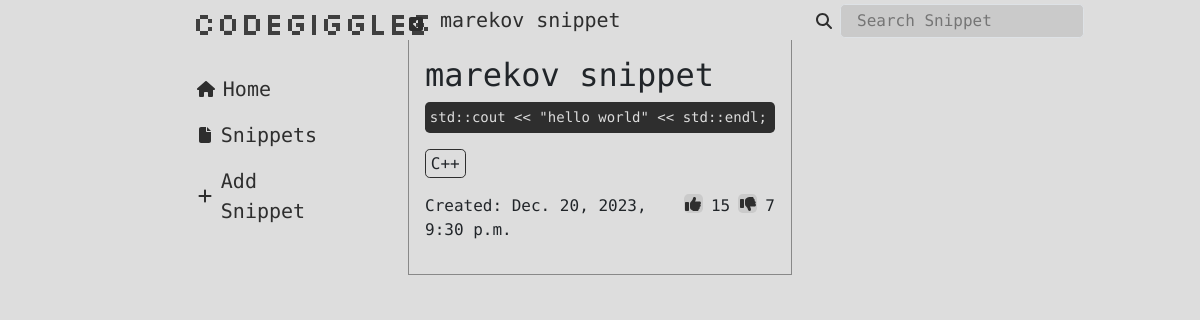
/snippets/10/, run on an earlier commit of the app's database.
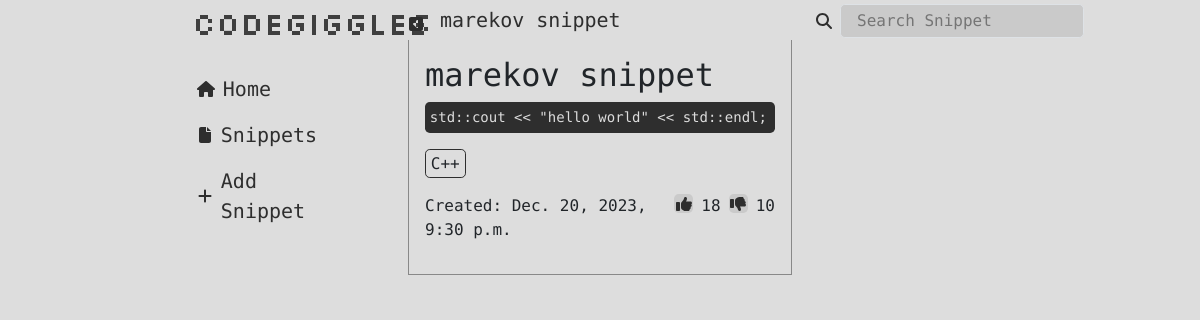
And on a later commit of the database.
### codegiggles_app/models.py (models this page shows, shortened)
class Snippet(models.Model):
  title = models.CharField(max_length=255)
  code = models.TextField()
  language = models.CharField(max_length=50)
  description = models.TextField(default='')
  created_at = models.DateTimeField(auto_now_add=True)
  likes = models.PositiveIntegerField(default=0)
  dislikes = models.PositiveIntegerField(default=0)

### codegiggles_app/views.py (the view)
# urls.py: path('snippets/<int:snippet_id>/', snippet_detail, name='snippet_detail'),
def snippet_detail(request, snippet_id):
   snippet = get_object_or_404(Snippet, pk=snippet_id)
   return render(request, 'codegiggles_app/snippet_detail.html', {'snippet': snippet})

### codegiggles_app/templates/codegiggles_app/snippet_detail.html (shortened to what this page needs)
{% load static %}
<!DOCTYPE html>
<html lang="en">
	<head>
		<link
			href="https://cdn.jsdelivr.net/npm/bootstrap@5.3.2/dist/css/bootstrap.min.css"
			rel="stylesheet"
		/>
		<link
			rel="stylesheet"
			href="https://cdnjs.cloudflare.com/ajax/libs/font-awesome/5.15.1/css/all.min.css"
		/>
		<link
			rel="stylesheet"
			href="{% static 'codegiggles_app/css/style.css' %}"
		/>
	</head>
	<body>
		<div class="row home">
			<div class="col-4 left-bar d-flex mt-1">
				<div class="row container-fluid">
					<div class="col-6"></div>
					<div class="col-6">
						<h3 id="logo">CodeGiggles</h3>
						<p class="option">
							<a
								href="{% url 'home' %}"
								class="fs-5 text-decoration-none fw-medium link-menu"
							>
								Home
							</a>
						</p>
						<p class="option">
							<a
								href="{% url 'snippets' %}"
								class="fs-5 text-decoration-none fw-medium link-menu"
							>
								<svg
									xmlns="http://www.w3.org/2000/svg"
									height="16"
									width="12"
									viewBox="0 0 384 512"
								>
									<path
										fill="#2e2e2e"
										d="M0 64C0 28.7 28.7 0 64 0H224V128c0 17.7 14.3 32 32 32H384V448c0 35.3-28.7 64-64 64H64c-35.3 0-64-28.7-64-64V64zm384 64H256V0L384 128z"
									/>
								</svg>
								Snippets
							</a>
						</p>
						<p class="option">
							<a
								href="{% url 'add_snippet' %}"
								class="fs-5 text-decoration-none fw-medium link-menu"
							>
								<svg
									xmlns="http://www.w3.org/2000/svg"
									height="16"
									width="14"
									viewBox="0 0 448 512"
								>
									<path
										fill="#2e2e2e"
										d="M256 80c0-17.7-14.3-32-32-32s-32 14.3-32 32V224H48c-17.7 0-32 14.3-32 32s14.3 32 32 32H192V432c0 17.7 14.3 32 32 32s32-14.3 32-32V288H400c17.7 0 32-14.3 32-32s-14.3-32-32-32H256V80z"
									/>
								</svg>
								Add Snippet
							</a>
						</p>
					</div>
				</div>
			</div>
			<div class="col-4 feed mt-2">
				<div class="header">
					<a
						href="{% url 'snippets' %}"
						class="fs-5 text-decoration-none fw-medium link-back"
					>
					</a>
					<h5 class="p-0 header">{{ snippet.title }}</h5>
				</div>
				<div class="tweets">
					<section id="snippet_detail" class="p-3">
						<div>
							<h2>{{ snippet.title }}</h2>
							<pre>{{ snippet.code }}</pre>
							<p class="tag">{{ snippet.language }}</p>
							<div class="actions">
								<p class="created">
									<span class="text"> Created: </span>
									<span>{{ snippet.created_at }}</span>
								</p>
								<div class="dislikelike">
									<form
										action="{% url 'like' snippet.id %}"
										method="post"
										id="like_dislike_form"
									>
										<button type="submit" class="buttonises">
										</button>
									</form>
									<span class="like-count">{{ snippet.likes }}</span>
									<form
										action="{% url 'dislike' snippet.id %}"
										method="post"
										id="like_dislike_form"
									>
										<button type="submit" class="buttonises">
										</button>
									</form>
									<span class="dislike-count">{{ snippet.dislikes }}</span>
								</div>
							</div>
						</div>
					</section>
				</div>
			</div>
			<div class="col-4 right-bar mt-1">
				<div class="search-box">
					<input
						type="text"
						placeholder="Search Snippet"
						class="search-bar border px-3 py-1"
					/>
				</div>
			</div>
		</div>
	</body>
</html>

What changed in the data, as far as the page shows it:
changed Snippet "marekov snippet": likes "15" → "18"; dislikes "7" → "10"
